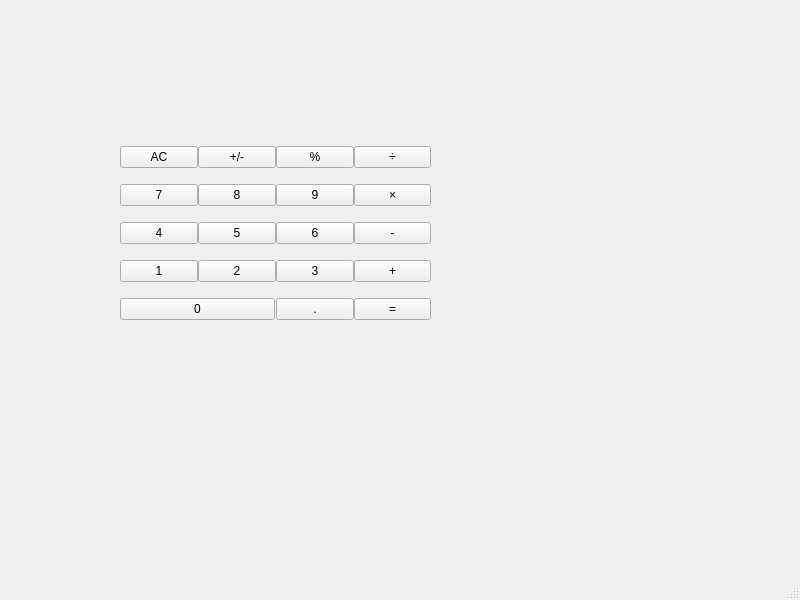
<?xml version="1.0" encoding="UTF-8"?>
<ui version="4.0">
 <class>MainWindow</class>
 <widget class="QMainWindow" name="MainWindow">
  <property name="geometry">
   <rect>
    <x>0</x>
    <y>0</y>
    <width>800</width>
    <height>600</height>
   </rect>
  </property>
  <property name="windowTitle">
   <string>MainWindow</string>
  </property>
  <widget class="QWidget" name="centralwidget">
   <widget class="QWidget" name="">
    <property name="geometry">
     <rect>
      <x>120</x>
      <y>130</y>
      <width>311</width>
      <height>211</height>
     </rect>
    </property>
    <layout class="QGridLayout" name="gridLayout">
     <property name="spacing">
      <number>0</number>
     </property>
     <item row="0" column="0">
      <widget class="QPushButton" name="pushButton">
       <property name="text">
        <string>AC</string>
       </property>
      </widget>
     </item>
     <item row="0" column="1">
      <widget class="QPushButton" name="pushButton_2">
       <property name="text">
        <string>+/-</string>
       </property>
      </widget>
     </item>
     <item row="0" column="2">
      <widget class="QPushButton" name="pushButton_4">
       <property name="text">
        <string>%</string>
       </property>
      </widget>
     </item>
     <item row="0" column="3">
      <widget class="QPushButton" name="pushButton_3">
       <property name="text">
        <string>÷</string>
       </property>
      </widget>
     </item>
     <item row="1" column="0">
      <widget class="QPushButton" name="pushButton_7">
       <property name="text">
        <string>7</string>
       </property>
      </widget>
     </item>
     <item row="1" column="1">
      <widget class="QPushButton" name="pushButton_6">
       <property name="text">
        <string>8</string>
       </property>
      </widget>
     </item>
     <item row="1" column="2">
      <widget class="QPushButton" name="pushButton_5">
       <property name="text">
        <string>9</string>
       </property>
      </widget>
     </item>
     <item row="1" column="3">
      <widget class="QPushButton" name="pushButton_8">
       <property name="text">
        <string>×</string>
       </property>
      </widget>
     </item>
     <item row="2" column="0">
      <widget class="QPushButton" name="pushButton_11">
       <property name="text">
        <string>4</string>
       </property>
      </widget>
     </item>
     <item row="2" column="1">
      <widget class="QPushButton" name="pushButton_10">
       <property name="text">
        <string>5</string>
       </property>
      </widget>
     </item>
     <item row="2" column="2">
      <widget class="QPushButton" name="pushButton_9">
       <property name="text">
        <string>6</string>
       </property>
      </widget>
     </item>
     <item row="2" column="3">
      <widget class="QPushButton" name="pushButton_12">
       <property name="text">
        <string>-</string>
       </property>
      </widget>
     </item>
     <item row="3" column="0">
      <widget class="QPushButton" name="pushButton_15">
       <property name="text">
        <string>1</string>
       </property>
      </widget>
     </item>
     <item row="3" column="1">
      <widget class="QPushButton" name="pushButton_14">
       <property name="text">
        <string>2</string>
       </property>
      </widget>
     </item>
     <item row="3" column="2">
      <widget class="QPushButton" name="pushButton_13">
       <property name="text">
        <string>3</string>
       </property>
      </widget>
     </item>
     <item row="3" column="3">
      <widget class="QPushButton" name="pushButton_16">
       <property name="text">
        <string>+</string>
       </property>
      </widget>
     </item>
     <item row="4" column="2">
      <widget class="QPushButton" name="pushButton_17">
       <property name="text">
        <string>.</string>
       </property>
      </widget>
     </item>
     <item row="4" column="3">
      <widget class="QPushButton" name="pushButton_20">
       <property name="text">
        <string>=</string>
       </property>
      </widget>
     </item>
     <item row="4" column="0" colspan="2">
      <widget class="QPushButton" name="pushButton_19">
       <property name="maximumSize">
        <size>
         <width>155</width>
         <height>23</height>
        </size>
       </property>
       <property name="text">
        <string>0</string>
       </property>
      </widget>
     </item>
    </layout>
   </widget>
  </widget>
  <widget class="QMenuBar" name="menubar">
   <property name="geometry">
    <rect>
     <x>0</x>
     <y>0</y>
     <width>800</width>
     <height>23</height>
    </rect>
   </property>
  </widget>
  <widget class="QStatusBar" name="statusbar"/>
 </widget>
 <resources/>
 <connections/>
</ui>
